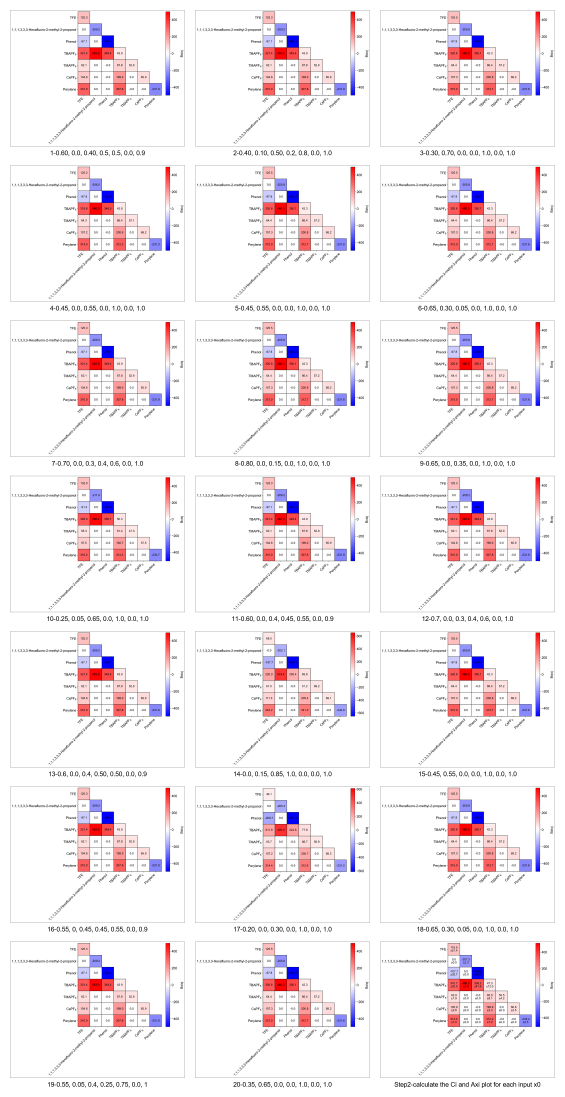
#> input picture 5-Code for model interpretation and visualization-beginning -Stage I/Step2-calculate the Ci and Axi plot for each input x0/second_order_Ci_1.00_layout.png, 2260 x 4387 px (shown at 1/4 size)
$ python 'collect_and_layout_images_default_root-Bxixj-100% CO2.py'   (older library calls are emulated)
#> lines starting #> are read from the running program, lines starting #| are printed output that depends on the picture
#!/usr/bin/env python3
# -*- coding: utf-8 -*-

from pathlib import Path
from PIL import Image, ImageDraw, ImageFont
import math
import argparse
import re

SUPPORTED_EXTS = {".png", ".jpg", ".jpeg", ".webp", ".bmp", ".tif", ".tiff"}

# 这里改成你现在要找的文件名关键字
TARGET_KEYWORD_DEFAULT = "second_order_Ci_1.00"
OUTPUT_DEFAULT = "second_order_Ci_1.00_layout.png"


def extract_leading_number(folder_name: str):
    """
    提取文件夹名前面的数字，例如：
    1-0.60, 0.0, ...  -> 1
    10-0.25, 0.05,... -> 10
    若没有匹配到，则返回一个很大的数，排到后面
    """
    m = re.match(r"^\s*(\d+)\s*[-_ ]?", folder_name)
    if m:
        return int(m.group(1))
    return 10**9


def sort_key_by_parent_number(p: Path, root_dir: Path):
    parent_name = p.parent.name
    parent_num = extract_leading_number(parent_name)
    rel_parent = str(p.parent.relative_to(root_dir)).lower()
    return (parent_num, rel_parent, p.stem.lower(), p.suffix.lower())


def find_target_images(root_dir: Path, keyword: str):
    """
    在 root_dir 下递归查找：
    文件扩展名属于图片，且文件名 stem 中包含 keyword
    然后按照父文件夹前缀数字排序
    """
    results = []
    for p in root_dir.rglob("*"):
        if p.is_file() and p.suffix.lower() in SUPPORTED_EXTS:
            if keyword.lower() in p.stem.lower():
                results.append(p)

    results.sort(key=lambda x: sort_key_by_parent_number(x, root_dir))
    return results


def trim_white_border(img: Image.Image, white_threshold=245, keep_margin=12):
    """
    自动去除图片四周的大白边 / 近白边
    """
    if img.mode != "RGB":
        img = img.convert("RGB")

    gray = img.convert("L")
    mask = gray.point(lambda p: 255 if p < white_threshold else 0)
    bbox = mask.getbbox()

    if bbox is None:
        return img

    left, upper, right, lower = bbox

    left = max(0, left - keep_margin)
    upper = max(0, upper - keep_margin)
    right = min(img.width, right + keep_margin)
    lower = min(img.height, lower + keep_margin)

    return img.crop((left, upper, right, lower))


def fit_image(img: Image.Image, target_width: int):
    w, h = img.size
    if w == 0 or h == 0:
        return img
    new_h = int(h * target_width / w)
    return img.resize((target_width, new_h), Image.LANCZOS)


def get_label_text(img_path: Path, root_dir: Path, label_mode: str):
    if label_mode == "none":
        return ""
    if label_mode == "parent":
        return img_path.parent.name
    if label_mode == "relpath":
        return str(img_path.relative_to(root_dir).parent)
    return ""


def get_font(font_size: int):
    possible_fonts = [
        "arial.ttf",
        "Arial.ttf",
        "C:/Windows/Fonts/arial.ttf",
        "/usr/share/fonts/truetype/msttcorefonts/Arial.ttf",
        "/usr/share/fonts/truetype/dejavu/DejaVuSans.ttf",
    ]
    for fp in possible_fonts:
        try:
            return ImageFont.truetype(fp, font_size)
        except Exception:
            pass
    return ImageFont.load_default()


def measure_multiline_text(draw, text, font):
    if not text:
        return 0, 0
    try:
        bbox = draw.multiline_textbbox((0, 0), text, font=font, spacing=4)
        return bbox[2] - bbox[0], bbox[3] - bbox[1]
    except Exception:
        return draw.multiline_textsize(text, font=font, spacing=4)


def wrap_text(draw, text, font, max_width):
    if not text:
        return ""

    lines = []
    current = ""
    for ch in text:
        test = current + ch
        w, _ = measure_multiline_text(draw, test, font)
        if w <= max_width or not current:
            current = test
        else:
            lines.append(current)
            current = ch
    if current:
        lines.append(current)
    return "\n".join(lines)


def create_contact_sheet(
    image_paths,
    root_dir: Path,
    output_path: Path,
    cols=3,
    thumb_width=700,
    padding=40,
    label_mode="parent",
    label_font_size=26,
    trim_white=False,
    white_threshold=245,
    keep_margin=12,
    bg_color=(255, 255, 255),
    add_border=True,
    border_px=2,
):
    if not image_paths:
        raise FileNotFoundError("未找到目标图片。")

    font = get_font(label_font_size)
    dummy = Image.new("RGB", (100, 100), bg_color)
    draw_dummy = ImageDraw.Draw(dummy)

    processed = []
    max_label_h = 0
    max_img_h = 0

    for p in image_paths:
        img = Image.open(p).convert("RGB")

        if trim_white:
            img = trim_white_border(
                img,
                white_threshold=white_threshold,
                keep_margin=keep_margin
            )

        img = fit_image(img, thumb_width)

        label = get_label_text(p, root_dir, label_mode)
        label = wrap_text(draw_dummy, label, font, thumb_width)

        _, label_h = measure_multiline_text(draw_dummy, label, font)
        if label:
            label_h += 10

        max_label_h = max(max_label_h, label_h)
        max_img_h = max(max_img_h, img.height)
        processed.append((p, img, label))

    rows = math.ceil(len(processed) / cols)

    cell_w = thumb_width
    cell_h = max_img_h + max_label_h

    canvas_w = padding + cols * (cell_w + padding)
    canvas_h = padding + rows * (cell_h + padding)

    canvas = Image.new("RGB", (canvas_w, canvas_h), bg_color)
    draw = ImageDraw.Draw(canvas)

    for idx, (p, img, label) in enumerate(processed):
        r = idx // cols
        c = idx % cols

        x0 = padding + c * (cell_w + padding)
        y0 = padding + r * (cell_h + padding)

        img_x = x0 + (cell_w - img.width) // 2
        img_y = y0

        canvas.paste(img, (img_x, img_y))

        if add_border:
            draw.rectangle(
                [img_x, img_y, img_x + img.width - 1, img_y + img.height - 1],
                outline=(180, 180, 180),
                width=border_px
            )

        if label:
            text_w, _ = measure_multiline_text(draw, label, font)
            text_x = x0 + (cell_w - text_w) // 2
            text_y = y0 + max_img_h + 10
            draw.multiline_text(
                (text_x, text_y),
                label,
                font=font,
                fill=(0, 0, 0),
                spacing=4,
                align="center"
            )

    canvas.save(output_path, quality=95)
    return output_path


def main():
    parser = argparse.ArgumentParser(
        description="递归读取当前脚本所在文件夹中的所有子文件夹，搜集指定关键字图片并自动排版。"
    )
    parser.add_argument(
        "--keyword",
        default=TARGET_KEYWORD_DEFAULT,
        help="目标图片文件名关键字（只要文件名中包含它即可）"
    )
    parser.add_argument(
        "-o", "--output",
        default=OUTPUT_DEFAULT,
        help="输出拼图文件名"
    )
    parser.add_argument(
        "--cols",
        type=int,
        default=3,
        help="每行图片数，默认 3"
    )
    parser.add_argument(
        "--thumb-width",
        type=int,
        default=700,
        help="每张图缩放宽度，默认 700"
    )
    parser.add_argument(
        "--padding",
        type=int,
        default=40,
        help="间距，默认 40"
    )
    parser.add_argument(
        "--label-mode",
        choices=["none", "parent", "relpath"],
        default="parent",
        help="标签模式：none / parent / relpath"
    )
    parser.add_argument(
        "--label-font-size",
        type=int,
        default=26,
        help="标签字体大小"
    )
    parser.add_argument(
        "--trim-white",
        action="store_true",
        help="自动裁掉四周大白边"
    )
    parser.add_argument(
        "--white-threshold",
        type=int,
        default=245,
        help="白边判定阈值，默认 245"
    )
    parser.add_argument(
        "--keep-margin",
        type=int,
        default=12,
        help="裁白边后保留的边距像素，默认 12"
    )

    args = parser.parse_args()

    root_dir = Path(__file__).resolve().parent
    output_path = root_dir / args.output

    print(f"[根目录] {root_dir}")
    print(f"[搜索关键字] {args.keyword}")

    image_paths = find_target_images(root_dir, args.keyword)

    if not image_paths:
        print(f"[未找到] 在目录 {root_dir} 及其子目录下，没有找到文件名中包含：{args.keyword} 的图片。")
        return

    print(f"[找到 {len(image_paths)} 张图片，排序如下]")
    for i, p in enumerate(image_paths, 1):
        print(f"{i:02d}. {p.parent.name} -> {p.name}")

    out = create_contact_sheet(
        image_paths=image_paths,
        root_dir=root_dir,
        output_path=output_path,
        cols=args.cols,
        thumb_width=args.thumb_width,
        padding=args.padding,
        label_mode=args.label_mode,
        label_font_size=args.label_font_size,
        trim_white=args.trim_white,
        white_threshold=args.white_threshold,
        keep_margin=args.keep_margin,
    )
#> in create_contact_sheet, `dummy = Image.new("RGB", (100, 100), bg_color)`: dummy: PIL image 100x100 RGB; every value is 255
#> in create_contact_sheet, img is the input picture: PIL image 2260x4387 RGB; mean R, G, B 245, 238.6, 241.7
#> in fit_image, `return img.resize((target_width, new_h), Image.LANCZOS)`:
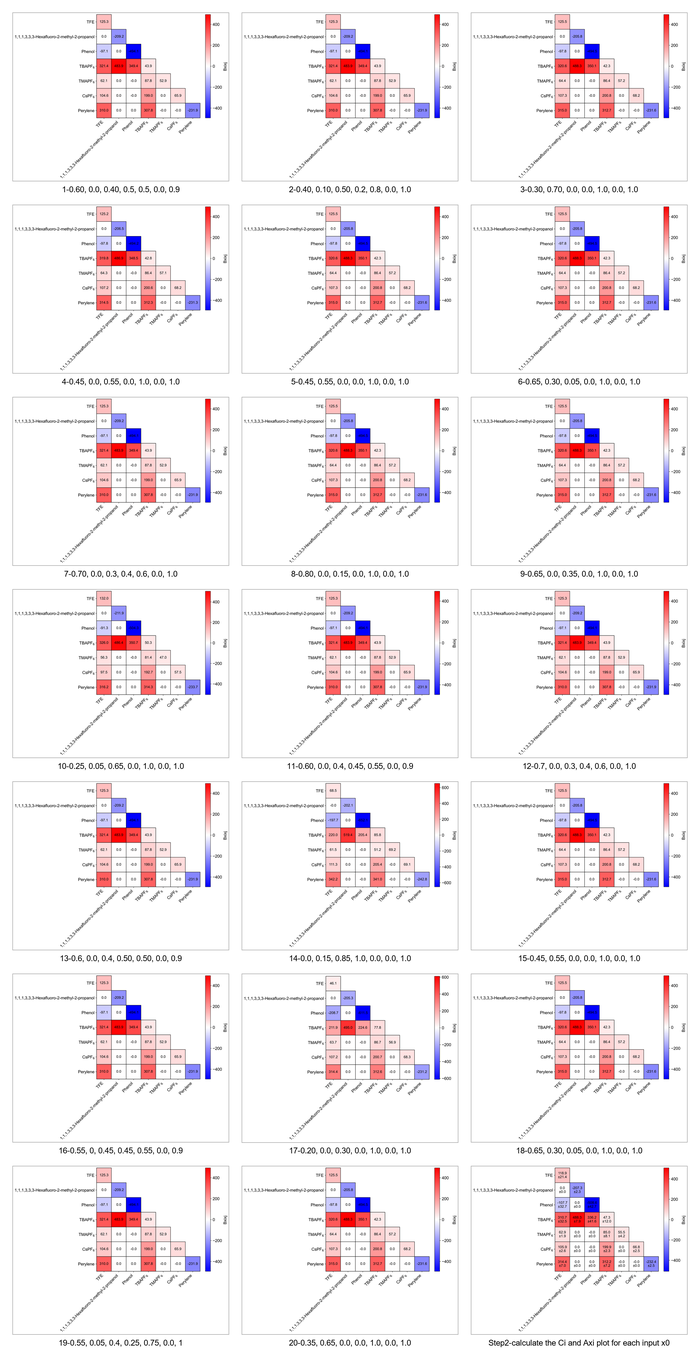
#> returned value: PIL image 700x1358 RGB; mean R, G, B 244.3, 238.1, 241.1
#> in create_contact_sheet, `_, label_h = measure_multiline_text(draw_dummy, label, font)`: label_h = 25
#> in create_contact_sheet, `label_h += 10`: label_h = 35
#> in create_contact_sheet, `rows = math.ceil(len(processed) / cols)`: rows = 1
#> in create_contact_sheet, `cell_h = max_img_h + max_label_h`: cell_h = 1393
#> in create_contact_sheet, `canvas_h = padding + rows * (cell_h + padding)`: canvas_h = 1473
#> in create_contact_sheet, `canvas = Image.new("RGB", (canvas_w, canvas_h), bg_color)`: canvas: PIL image 2260x1473 RGB; every value is 255
#> the loop in create_contact_sheet, `for idx, (p, img, label) in enumerate(processed):` made 1 pass
#> (r, c, x0, y0, img_x, img_y, bbox in measure_multiline_text, text_w) on pass 1: (0, 0, 40, 40, 40, 40, (0, 5, 682, 30), 682)
#> after the loop in create_contact_sheet, `for idx, (p, img, label) in enumerate(processed):`:
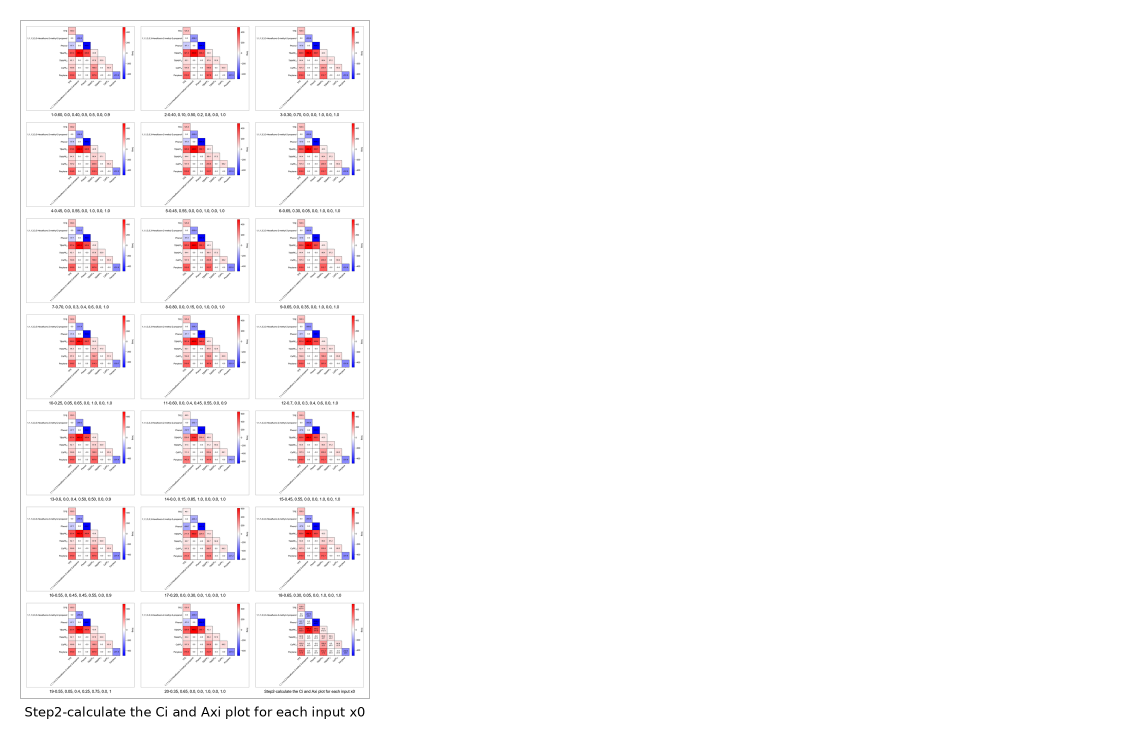
#> canvas: PIL image 2260x1473 RGB (shown at 1/2 size); mean R, G, B 251.5, 249.7, 250.6

    print(f"[完成] 拼图已保存到：{out}")


if __name__ == "__main__":
    main()
